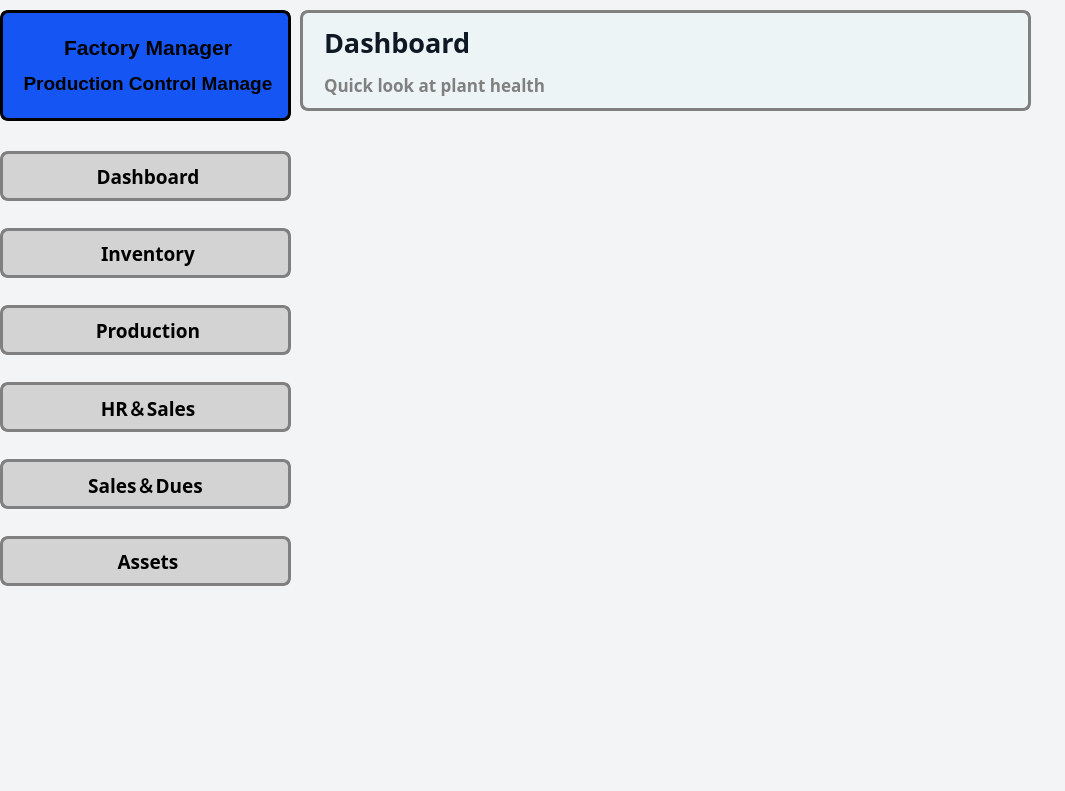
<?xml version="1.0" encoding="UTF-8"?>
<ui version="4.0">
 <class>MainWindow</class>
 <widget class="QMainWindow" name="MainWindow">
  <property name="geometry">
   <rect>
    <x>0</x>
    <y>0</y>
    <width>1065</width>
    <height>791</height>
   </rect>
  </property>
  <property name="font">
   <font>
    <pointsize>14</pointsize>
   </font>
  </property>
  <property name="windowTitle">
   <string>MainWindow</string>
  </property>
  <property name="iconSize">
   <size>
    <width>24</width>
    <height>24</height>
   </size>
  </property>
  <widget class="QWidget" name="centralwidget">
   <property name="styleSheet">
    <string notr="true">background-color: rgb(243,244,246)</string>
   </property>
   <widget class="QLabel" name="label_2">
    <property name="geometry">
     <rect>
      <x>0</x>
      <y>0</y>
      <width>291</width>
      <height>121</height>
     </rect>
    </property>
    <property name="autoFillBackground">
     <bool>false</bool>
    </property>
    <property name="styleSheet">
     <string notr="true">QLabel{
	
background-color: rgb(21, 85, 244);
alternate-background-color: qlineargradient(spread:pad, x1:0, y1:0, x2:1, y2:1, stop:0 rgba(0, 85, 255, 255), stop:1 rgba(255, 255, 255, 255));

  font-weight: 600;
  border-radius: 8px;
  border: 3px solid ;
  border-color: black;
  padding: 5px 15px;
  margin-top: 10px;
  outline: 0px;

}</string>
    </property>
    <property name="text">
     <string>&lt;html&gt;&lt;head/&gt;&lt;body&gt;&lt;p align=&quot;center&quot;&gt;&lt;span style=&quot; font-size:16pt; font-weight:700;&quot;&gt;Factory Manager&lt;/span&gt;&lt;/p&gt;&lt;p align=&quot;center&quot;&gt;&lt;span style=&quot; font-size:14pt;&quot;&gt;Production Control Manager&lt;/span&gt;&lt;/p&gt;&lt;/body&gt;&lt;/html&gt;</string>
    </property>
   </widget>
   <widget class="QWidget" name="layoutWidget">
    <property name="geometry">
     <rect>
      <x>0</x>
      <y>130</y>
      <width>291</width>
      <height>471</height>
     </rect>
    </property>
    <layout class="QVBoxLayout" name="verticalLayout">
     <item>
      <widget class="QPushButton" name="pushButton">
       <property name="minimumSize">
        <size>
         <width>0</width>
         <height>60</height>
        </size>
       </property>
       <property name="font">
        <font>
         <family>Yu Gothic UI Semibold</family>
         <pointsize>14</pointsize>
         <fontweight>DemiBold</fontweight>
        </font>
       </property>
       <property name="styleSheet">
        <string notr="true">QPushButton {
  color: rgb(0, 0, 0);
  background-color: rgb(211, 211, 211);
  font-weight: 600;
  border-radius: 8px;
  border: 3px solid ;
  border-color: grey;
  padding: 5px 15px;
  margin-top: 10px;
  outline: 0px;
}

QPushButton:focus {
  background-color: #63666A;
  border: 3px solid black;
}</string>
       </property>
       <property name="text">
        <string> Dashboard</string>
       </property>
       <property name="icon">
        <iconset>
         <normaloff>../assets/factory.png</normaloff>../assets/factory.png</iconset>
       </property>
       <property name="iconSize">
        <size>
         <width>28</width>
         <height>28</height>
        </size>
       </property>
      </widget>
     </item>
     <item>
      <widget class="QPushButton" name="pushButton_2">
       <property name="minimumSize">
        <size>
         <width>0</width>
         <height>60</height>
        </size>
       </property>
       <property name="font">
        <font>
         <family>Yu Gothic UI Semibold</family>
         <pointsize>14</pointsize>
         <fontweight>DemiBold</fontweight>
        </font>
       </property>
       <property name="styleSheet">
        <string notr="true">QPushButton {
  color: rgb(0, 0, 0);
  background-color: rgb(211, 211, 211);
  font-weight: 600;
  border-radius: 8px;
  border: 3px solid ;
  border-color: grey;
  padding: 5px 15px;
  margin-top: 10px;
  outline: 0px;
}


QPushButton:focus{
background-color:#63666A;
border-color:black;
}</string>
       </property>
       <property name="text">
        <string> Inventory</string>
       </property>
       <property name="icon">
        <iconset>
         <normaloff>../assets/package.png</normaloff>../assets/package.png</iconset>
       </property>
       <property name="iconSize">
        <size>
         <width>28</width>
         <height>28</height>
        </size>
       </property>
      </widget>
     </item>
     <item>
      <widget class="QPushButton" name="pushButton_3">
       <property name="minimumSize">
        <size>
         <width>0</width>
         <height>60</height>
        </size>
       </property>
       <property name="font">
        <font>
         <family>Yu Gothic UI Semibold</family>
         <pointsize>14</pointsize>
         <fontweight>DemiBold</fontweight>
        </font>
       </property>
       <property name="styleSheet">
        <string notr="true">QPushButton {
  color: rgb(0, 0, 0);
  background-color: rgb(211, 211, 211);
  font-weight: 600;
  border-radius: 8px;
  border: 3px solid ;
  border-color: grey;
  padding: 5px 15px;
  margin-top: 10px;
  outline: 0px;
}


QPushButton:focus{
background-color:#63666A;
border-color:black;
}</string>
       </property>
       <property name="text">
        <string> Production</string>
       </property>
       <property name="icon">
        <iconset>
         <normaloff>../assets/settings.png</normaloff>../assets/settings.png</iconset>
       </property>
       <property name="iconSize">
        <size>
         <width>28</width>
         <height>28</height>
        </size>
       </property>
      </widget>
     </item>
     <item>
      <widget class="QPushButton" name="pushButton_4">
       <property name="minimumSize">
        <size>
         <width>0</width>
         <height>60</height>
        </size>
       </property>
       <property name="font">
        <font>
         <family>Yu Gothic UI Semibold</family>
         <pointsize>14</pointsize>
         <fontweight>DemiBold</fontweight>
        </font>
       </property>
       <property name="styleSheet">
        <string notr="true">QPushButton {
  color: rgb(0, 0, 0);
  background-color: rgb(211, 211, 211);
  font-weight: 600;
  border-radius: 8px;
  border: 3px solid ;
  border-color: grey;
  padding: 5px 15px;
  margin-top: 10px;
  outline: 0px;
}

QPushButton:focus{
background-color:#63666A;
border-color:black
}</string>
       </property>
       <property name="text">
        <string> HR＆Sales</string>
       </property>
       <property name="icon">
        <iconset>
         <normaloff>../assets/users.png</normaloff>../assets/users.png</iconset>
       </property>
       <property name="iconSize">
        <size>
         <width>28</width>
         <height>28</height>
        </size>
       </property>
      </widget>
     </item>
     <item>
      <widget class="QPushButton" name="pushButton_5">
       <property name="minimumSize">
        <size>
         <width>0</width>
         <height>60</height>
        </size>
       </property>
       <property name="font">
        <font>
         <family>Yu Gothic UI Semibold</family>
         <pointsize>14</pointsize>
         <fontweight>DemiBold</fontweight>
        </font>
       </property>
       <property name="styleSheet">
        <string notr="true">QPushButton {
  color: rgb(0, 0, 0);
  background-color: rgb(211, 211, 211);
  font-weight: 600;
  border-radius: 8px;
  border: 3px solid ;
  border-color: grey;
  padding: 5px 15px;
  margin-top: 10px;
  outline: 0px;
}

QPushButton:focus{
background-color:#63666A;
border-color:black
}</string>
       </property>
       <property name="text">
        <string>Sales＆Dues</string>
       </property>
       <property name="icon">
        <iconset>
         <normaloff>../assets/indian-rupee.png</normaloff>../assets/indian-rupee.png</iconset>
       </property>
       <property name="iconSize">
        <size>
         <width>28</width>
         <height>28</height>
        </size>
       </property>
      </widget>
     </item>
     <item>
      <widget class="QPushButton" name="pushButton_6">
       <property name="minimumSize">
        <size>
         <width>0</width>
         <height>60</height>
        </size>
       </property>
       <property name="font">
        <font>
         <family>Yu Gothic UI Semibold</family>
         <pointsize>14</pointsize>
         <fontweight>DemiBold</fontweight>
        </font>
       </property>
       <property name="styleSheet">
        <string notr="true">QPushButton {
  color: rgb(0, 0, 0);
  background-color: rgb(211, 211, 211);
  font-weight: 600;
  border-radius: 8px;
  border: 3px solid ;
  border-color: grey;
  padding: 5px 15px;
  margin-top: 10px;
  outline: 0px;
}

QPushButton:focus{
background-color:#63666A;
border-color:black
}</string>
       </property>
       <property name="text">
        <string> Assets</string>
       </property>
       <property name="icon">
        <iconset>
         <normaloff>../assets/wrench.png</normaloff>../assets/wrench.png</iconset>
       </property>
       <property name="iconSize">
        <size>
         <width>28</width>
         <height>28</height>
        </size>
       </property>
      </widget>
     </item>
    </layout>
   </widget>
   <widget class="QLabel" name="label_3">
    <property name="geometry">
     <rect>
      <x>300</x>
      <y>0</y>
      <width>731</width>
      <height>111</height>
     </rect>
    </property>
    <property name="font">
     <font>
      <family>Yu Gothic UI Semibold</family>
      <pointsize>16</pointsize>
      <fontweight>DemiBold</fontweight>
     </font>
    </property>
    <property name="autoFillBackground">
     <bool>false</bool>
    </property>
    <property name="styleSheet">
     <string notr="true">QLabel{


  color: rgb(15, 25, 37);
  background-color: rgb(237, 244, 245);
  font-weight: 600;
  border-radius: 8px;
  border: 3px solid ;
  border-color: grey;
  padding: 5px 15px;
  margin-top: 10px;
  outline: 0px;
}</string>
    </property>
    <property name="text">
     <string>&lt;html&gt;&lt;head/&gt;&lt;body&gt;&lt;p&gt;&lt;span style=&quot; font-size:20pt; font-weight:700;&quot;&gt;Dashboard&lt;/span&gt;&lt;/p&gt;
&lt;p align = &quot;left&quot;&gt; &lt;span style = &quot;font-size:13pt;color:grey&quot;&gt;Quick look at plant health&lt;/span&gt;&lt;/p&gt;&lt;/body&gt;&lt;/html&gt;</string>
    </property>
   </widget>
  </widget>
  <action name="action_open">
   <property name="text">
    <string>&amp;open</string>
   </property>
  </action>
 </widget>
 <resources/>
 <connections/>
</ui>
